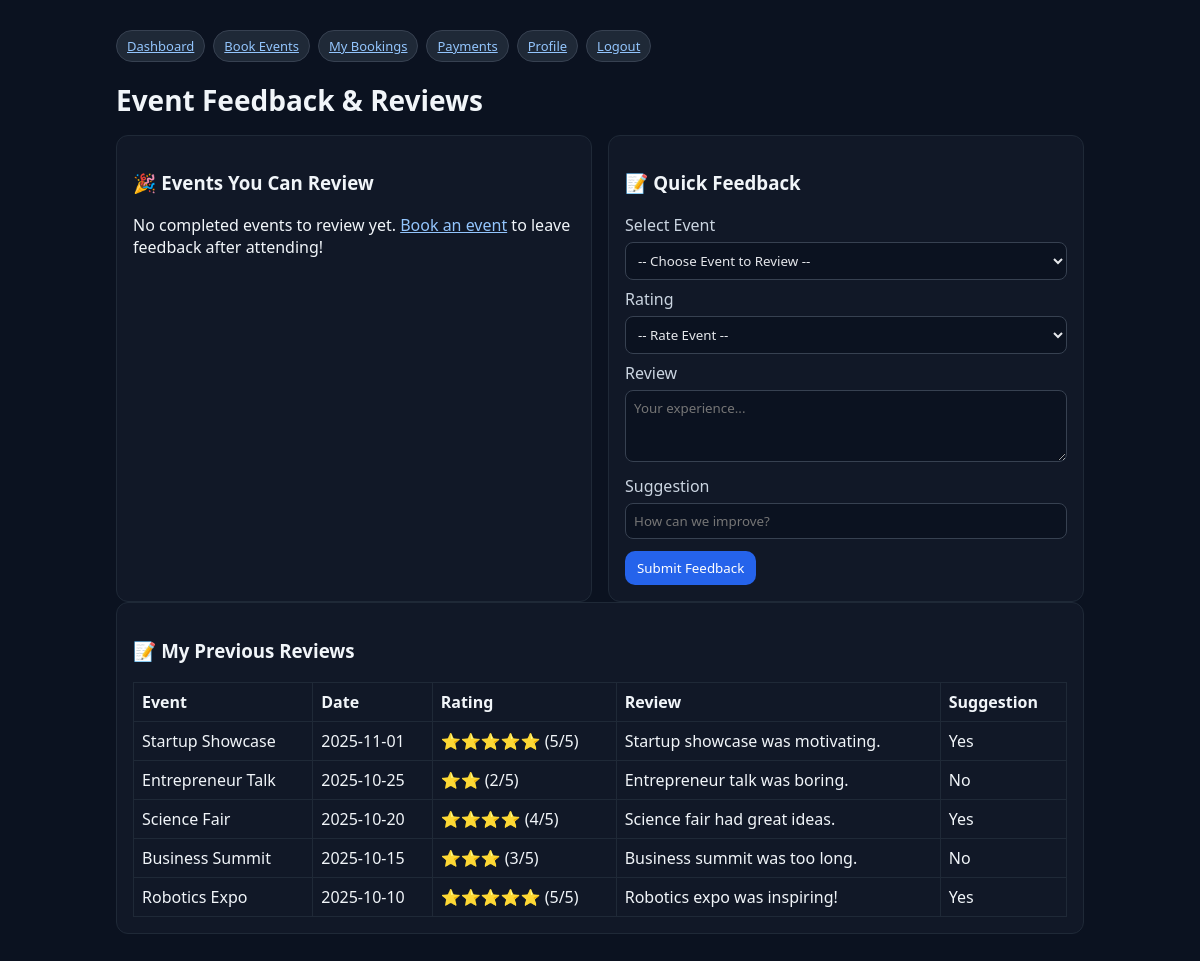
Page /client/feedback.php (signed in) on the committed database.
### tables this page shows
CREATE TABLE Feedback (
    feedback_id INT AUTO_INCREMENT PRIMARY KEY,
    event_id VARCHAR(5),
    customer_id VARCHAR(5),
    recommendation VARCHAR(100),
    review VARCHAR(500),
    rating INT,
    CONSTRAINT fk_feedback_event FOREIGN KEY (event_id) REFERENCES Events(event_id) ON DELETE CASCADE,
    CONSTRAINT fk_feedback_customer FOREIGN KEY (customer_id) REFERENCES Customers(customer_id) ON DELETE CASCADE
);

CREATE TABLE Events (
    event_id VARCHAR(5) PRIMARY KEY,
    event_name VARCHAR(100),
    event_type ENUM('ESPORTS','PRESENTATION','PRIZE GIVING','MEETING','SEMINAR','WORKSHOP','ENTERTAINMENT') DEFAULT 'MEETING',
    event_date DATE,
    venue_id VARCHAR(5),
    meal_id VARCHAR(5),
    guest_count INT,
    ticket_cost DECIMAL(12,2),
    CONSTRAINT fk_events_venue FOREIGN KEY (venue_id) REFERENCES Venues(venue_id) ON DELETE SET NULL,
    CONSTRAINT fk_events_meal FOREIGN KEY (meal_id) REFERENCES Meals(meal_id) ON DELETE SET NULL,
    CONSTRAINT uq_events_booking UNIQUE (venue_id, event_date, event_type)
);

### client/feedback.php (the view, shortened to what this page needs)
<?php
require_once __DIR__ . '/../includes/db.php';
$customer_id = $_SESSION['customer_id'];
$reviewableEvents = $pdo->prepare("
    SELECT DISTINCT e.event_id, e.event_name, e.event_date, e.event_type, v.venue_name
    FROM Bookings b
    LEFT JOIN Events e ON b.event_id = e.event_id
    LEFT JOIN Venues v ON e.venue_id = v.venue_id
    WHERE b.customer_id = ? AND e.event_date <= CURDATE()
    ORDER BY e.event_date DESC
");
$reviewableEvents->execute([$customer_id]);
$reviewableEvents = $reviewableEvents->fetchAll();
$myFeedback = $pdo->prepare("
    SELECT f.*, e.event_name, e.event_date
    FROM Feedback f
    LEFT JOIN Events e ON f.event_id = e.event_id
    WHERE f.customer_id = ?
    ORDER BY f.feedback_id DESC
");
$myFeedback->execute([$customer_id]);
$myFeedback = $myFeedback->fetchAll();
?>
<!doctype html>
<html><head><meta charset="utf-8"><link rel="stylesheet" href="../assets/style.css"><title>Feedback</title></head><body>
<div class="container">
 <div class="nav">
  <a class="badge" href="dashboard.php">Dashboard</a>
  <a class="badge" href="book_event.php">Book Events</a>
  <a class="badge" href="my_bookings.php">My Bookings</a>
  <a class="badge" href="payment.php">Payments</a>
  <a class="badge" href="profile.php">Profile</a>
  <a class="badge" href="../logout.php">Logout</a>
</div>
  <h1>Event Feedback & Reviews</h1>
  <div class="grid">
    <div class="card">
      <h3>🎉 Events You Can Review</h3>
      <?php if(empty($reviewableEvents)): ?>
        <p>No completed events to review yet. <a href="book_event.php">Book an event</a> to leave feedback after attending!</p>
      <?php endif; ?>
    </div>
    <div class="card">
      <h3>📝 Quick Feedback</h3>
      <form method="post" class="row">
        <label>Select Event</label>
        <select name="event_id" required>
          <option value="">-- Choose Event to Review --</option>
        </select>
        <label>Rating</label>
        <select name="rating" required>
          <option value="">-- Rate Event --</option>
        </select>
        <label>Review</label>
        <textarea name="review" rows="3" placeholder="Your experience..." required></textarea>
        <label>Suggestion</label>
        <input name="recommendation" placeholder="How can we improve?" />
        <button name="submit_feedback">Submit Feedback</button>
      </form>
    </div>
  </div>
  <?php if(!empty($myFeedback)): ?>
  <div class="card">
    <h3>📝 My Previous Reviews</h3>
    <table class="table">
      <tr><th>Event</th><th>Date</th><th>Rating</th><th>Review</th><th>Suggestion</th></tr>
      <?php foreach($myFeedback as $f): ?>
      <tr>
        <td><?=htmlspecialchars($f['event_name'])?></td>
        <td><?=htmlspecialchars($f['event_date'])?></td>
        <td>
          <?php
          $stars = str_repeat('⭐', $f['rating']);
          echo htmlspecialchars($stars . ' (' . $f['rating'] . '/5)');
          ?>
        </td>
        <td><?=htmlspecialchars($f['review'])?></td>
        <td><?=htmlspecialchars($f['recommendation'] ?: 'No suggestion')?></td>
      </tr>
      <?php endforeach; ?>
    </table>
  </div>
  <?php endif; ?>
</div>
</body></html>

### assets/style.css (style rules this page uses)
* { box-sizing:border-box;font-family:system-ui,Segoe UI,Roboto,Arial }
body { margin:0;background:#0b1220;color:#f1f5f9 }
a { color:#93c5fd }
.container { max-width:1000px;margin:30px auto;padding:0 16px }
h1 { font-size:28px;margin-bottom:16px }
.grid { display:grid;grid-template-columns:repeat(auto-fit,minmax(280px,1fr));gap:16px }
.card { background:#111827;border:1px solid #1f2937;border-radius:12px;padding:16px }
label { display:block;margin-top:8px;color:#cbd5e1 }
input,select,textarea { width:100%;padding:8px;border-radius:8px;border:1px solid #374151;background:#0b1220;color:#e5e7eb;margin-top:6px }
button { margin-top:12px;padding:8px 12px;border:0;border-radius:10px;background:#2563eb;color:white;cursor:pointer }
.table { width:100%;border-collapse:collapse;margin-top:12px }
.table th,.table td { border:1px solid #1f2937;padding:8px;text-align:left }
.nav { display:flex;gap:8px;margin-bottom:12px }
.badge { background:#1f2937;border:1px solid #374151;border-radius:999px;padding:6px 10px;font-size:13px }

### rows in the picture
feedback: event.event_name "Startup Showcase", event.event_date "2025-11-01", rating "⭐⭐⭐⭐⭐ (5/5)", review "Startup showcase was motivating.", recommendation "Yes"
feedback: event.event_name "Entrepreneur Talk", event.event_date "2025-10-25", rating "⭐⭐ (2/5)", review "Entrepreneur talk was boring.", recommendation "No"
feedback: event.event_name "Science Fair", event.event_date "2025-10-20", rating "⭐⭐⭐⭐ (4/5)", review "Science fair had great ideas.", recommendation "Yes"
feedback: event.event_name "Business Summit", event.event_date "2025-10-15", rating "⭐⭐⭐ (3/5)", review "Business summit was too long.", recommendation "No"
feedback: event.event_name "Robotics Expo", event.event_date "2025-10-10", rating "⭐⭐⭐⭐⭐ (5/5)", review "Robotics expo was inspiring!", recommendation "Yes"
